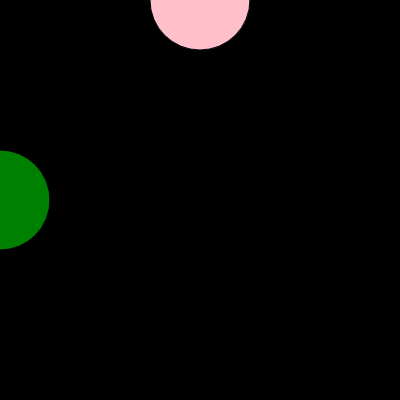
Frame 1 (no input)
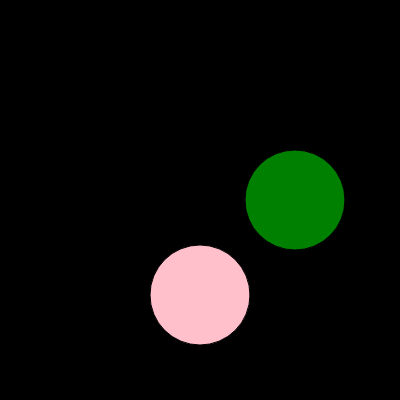
Frame 60 (no input)
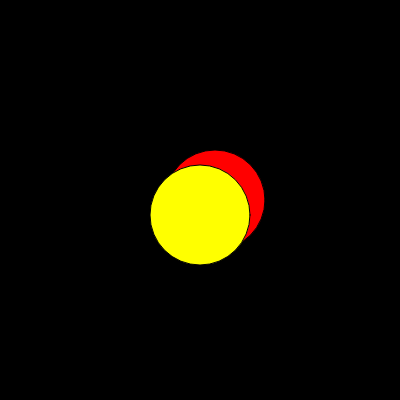
Frame 120 (the mouse pressed at the canvas centre since frame 60)

The p5.js sketch that drew these frames (run headless with seeded random() and noise() and a simulated clock; from frame 60 on, the mouse is pressed at the canvas centre):

// p5.js sketch
// ── sketch.js
var x = 0;
var y = 0;

var speed = 5;
var speed2 = 5;

function setup() {
    createCanvas(400, 400);
    fill("green");
}

function draw() {
    background(0);

    if (x > width) {
        speed = -5;
    }

    if (x < 0) {
        speed = 5;
    }
    
    if ( speed == 5) {
        fill('green');
    } else {
        fill('red');
    }
    ellipse(x, 200, 100, 100);
    x = x + speed;


    if (y > width) {
        speed2 = -5;
    }

    if (y < 0) {
        speed2 = 5;
    }
    
    if ( speed2 == 5) {
        fill('pink');
    } else {
        fill('yellow');
    }
    ellipse(200, y, 100, 100);
    y = y + speed2;
    

    console.log("x= " + x + " speed = " + speed);
    console.log("y= " + y + " speed2 = " + speed2);

}
